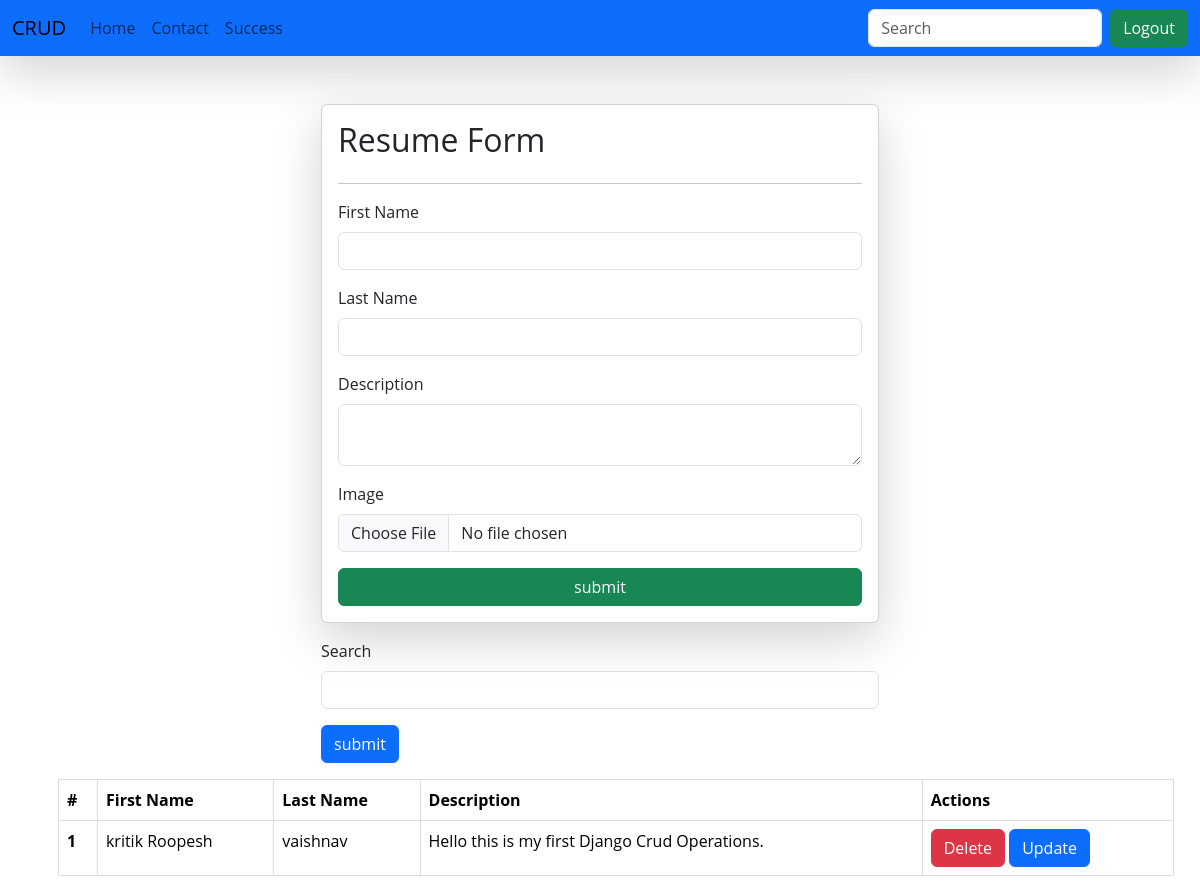
Before: /resume (signed in) with the older database file.
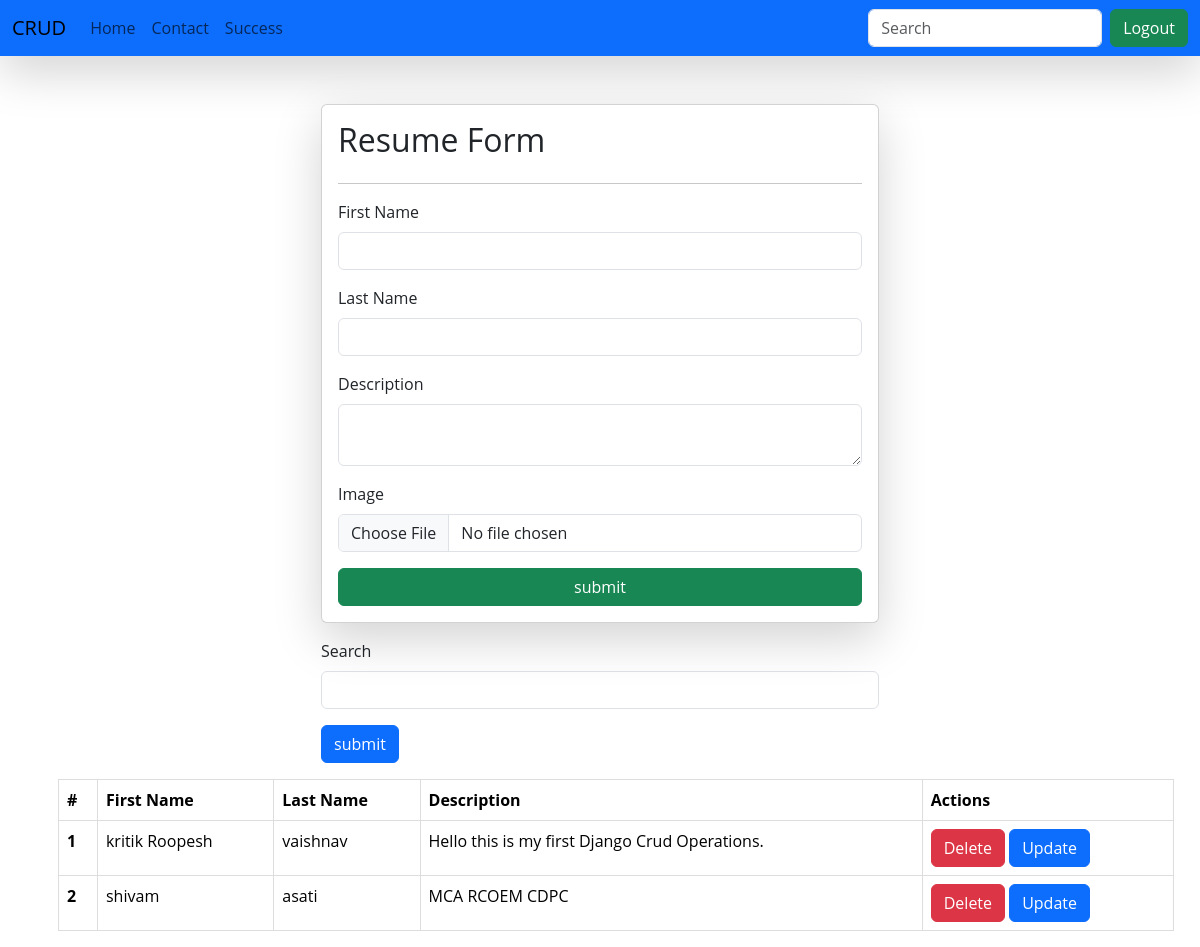
After: the same page with the newer database file.
### resume/models.py (models this page shows)
class Resume(models.Model):
    user = models.ForeignKey(User, on_delete= models.SET_NULL, null = True, blank = True)
    f_name = models.CharField(max_length=25)
    l_name = models.CharField(max_length=25)
    desc = models.TextField()
    image = models.ImageField(upload_to='images')

### resume/views.py (the view, shortened to what this page needs)
# urls.py: path('resume', resumes, name='resume'),
@login_required(login_url='/login')
def resumes(request):
    queryset = Resume.objects.all()
    if request.GET.get('search'):
        queryset = queryset.filter(f_name__icontains = request.GET.get('search'))
    context = {'resume' : queryset}
    return render(request, 'resume.html',context)

### resume/templates/resume.html (shortened to what this page needs)
{% extends "base.html" %}
{% block start %}
<div class="container mt-5">
    <form class="col-6 mx-auto card shadow-lg p-3" method="post" enctype="multipart/form-data">
        <h2>Resume Form </h2>
        <hr>
        <div class="mb-3">
            <label for="exampleInputEmail1" class="form-label"> First Name </label>
            <input type="text" class="form-control" name="f_name" required>
        </div>
        <div class="mb-3">
            <label for="exampleInputEmail1" class="form-label"> Last Name </label>
            <input type="text" class="form-control" name="l_name" required>
        </div>
        <div class="mb-3">
            <label for="exampleInputPassword1" class="form-label"> Description </label>
            <textarea type="textarea" class="form-control" name="desc" required></textarea>
        </div>
        <div class="mb-3">
            <label class="form-label" for="exampleCheck1"> Image </label>
            <input type="file" class="form-control" name="image">
        </div>
        <button type="submit" class="btn btn-primary btn-success">submit</button>
    </form>
    <div class="mt-3">
      <div class="mx-auto col-6">
        <div class="mb-3">
          <form action="">
             <label for="exampleInputEmail1" class="form-label"> Search </label>
            <input type="text" class="form-control" name="search">
        </div>
        <button type="submit" class="btn btn-primary btn-primary">submit</button>
      </div>
    </div>
   <table class="table m-3">
    <thead>
      <tr>
        <th scope="col">#</th>
        <th scope="col">First Name</th>
        <th scope="col">Last Name</th>
        <th scope="col">Description</th>
        <th scope="col">Actions</th>
      </tr>
    </thead>
    <tbody>
        {% for resumes in resume %}
      <tr>
        <th scope="row">{{forloop.counter}}</th>
        <td>{{resumes.f_name}}</td>
        <td>{{resumes.l_name}}</td>
        <td>{{resumes.desc}}</td>
        <td>
            <a href="delete-resume/{{ resumes.id }}/" class = "btn btn-danger">Delete</a>
            <a href="update-resume/{{ resumes.id }}/" class = "btn btn-primary">Update</a>
        </td>
      </tr>
      {% endfor %}
  </table>
</div>
{% endblock %}

### home/templates/base.html (shortened to what this page needs)
<!DOCTYPE html>
<html lang="en">
<head>
  <link href="https://cdn.jsdelivr.net/npm/bootstrap@5.3.2/dist/css/bootstrap.min.css" rel="stylesheet"
>
</head>
<body>
  <nav class="navbar navbar-expand-lg bg-body-tertiaryn bg-primary shadow-lg">
    <div class="container-fluid">
        <a class="navbar-brand"> CRUD </a>
        <div class="collapse navbar-collapse" id="navbarNav">
            <ul class="navbar-nav me-auto">
                <li class="nav-item">
                    <a class="nav-link" href="home-page">Home</a>
                </li>
                <li class="nav-item">
                    <a class="nav-link" href="contact-page">Contact</a>
                </li>
                <li class="nav-item">
                    <a class="nav-link" href="success-page">Success</a>
                </li>
            </ul>
            <form class="d-flex">
                <input class="form-control me-2" type="search" placeholder="Search" aria-label="Search">
                {% if request.user.is_authenticated %}
                <a href="logout-page" class="btn btn-success" type="submit">Logout</a>
                {% else %}
                <a href="login" class="btn btn-success" type="submit">Login</a>
                {% endif %}
            </form>
        </div>
    </div>
</nav>
  {% block start %}
  {% endblock%}
</body>
</html>

### home/templates/base.html (style rules this page uses)
table { font-family: arial, sans-serif; border-collapse: collapse; width: 100%; }
td, th { border: 1px solid #dddddd; text-align: left; padding: 8px; }
tr:nth-child(even) { background-color: #dddddd; }
* { font-family: "Open Sans", sans-serif; font-optical-sizing: auto; font-variation-settings: "wdth" 100; }

Changed rows visible on the page:
added Resume: f_name "shivam", l_name "asati", desc "MCA RCOEM CDPC"
